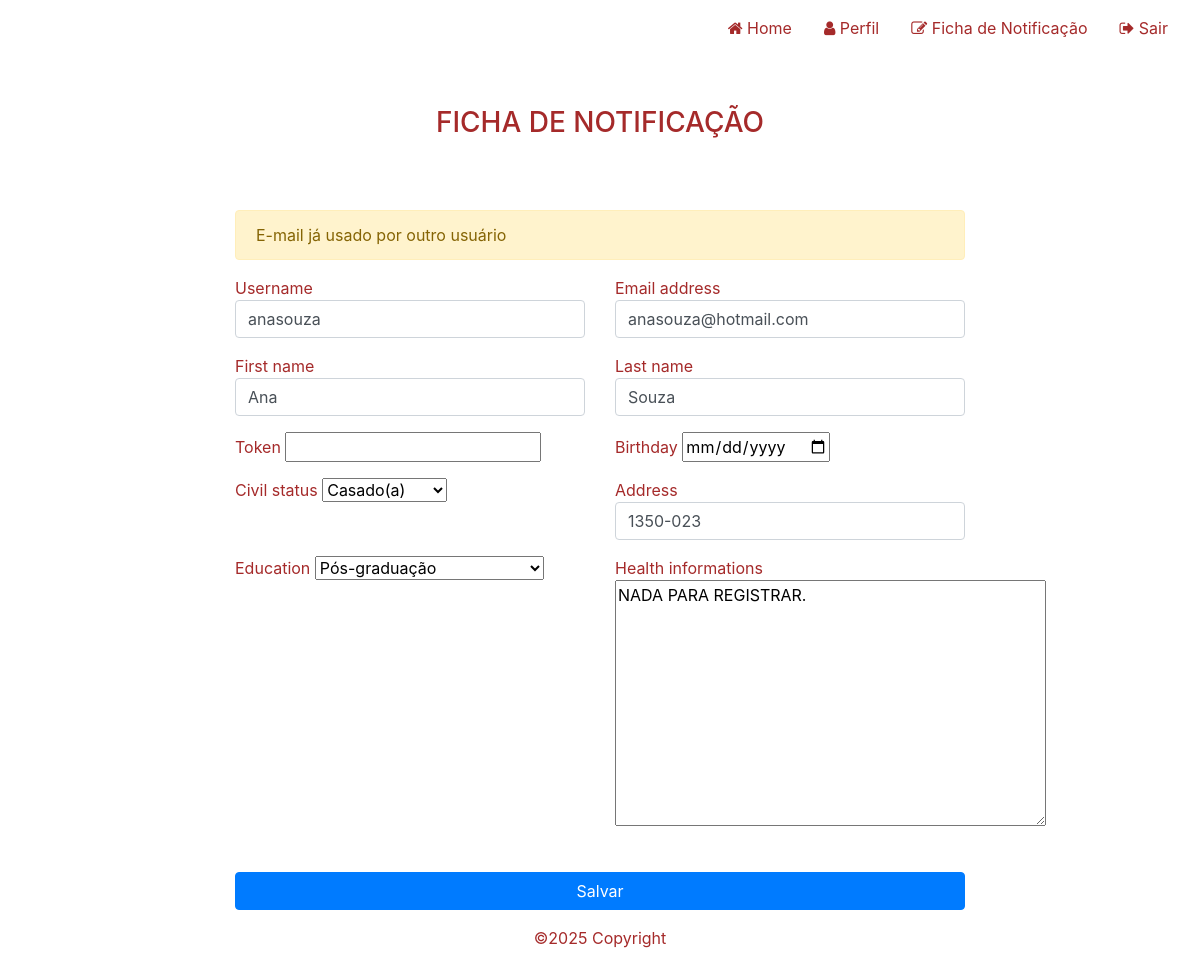
The app's page /profile/edit/ (signed in) with its own data.
### searchApp/models/Profile.py (models this page shows)
class Profile(models.Model):
    user = models.OneToOneField(User, on_delete=models.CASCADE)
    token = models.CharField(max_length=255, null=True, blank=True)
    name = models.CharField(max_length=100, default='Nome completo')
    birthday = models.DateField(default=None, null=True, blank=True)
    civil_status = models.IntegerField(choices=STATUS_CHOICES, default=5)
    address = models.CharField(default='Rua, nº, freguesia, Código Postal')
    education = models.IntegerField(choices=EDUCATION_CHOICES, default=4)
    health_informations = models.TextField(default='Descreva sobre o seu atual quadro de obesidade, quais as medicações que faz uso e se possui outras doenças crônicas')
    role = models.IntegerField(choices=ROLE_CHOICE, default=3)
    created_at = models.DateTimeField(auto_now_add=True)
    updated_at = models.DateTimeField(auto_now=True)

### searchApp/views/ProfileView.py (the view)
@login_required()
def edit_profile(request):
    profile, created = Profile.objects.get_or_create(user=request.user)
    emailUnused = True
    message = None
    if request.method == 'POST':
        profileForm = UserProfileForm(request.POST, request.FILES
                                      , instance=profile)
        userForm = UserForm(request.POST, instance=request.user)
        verifyEmail = Profile.objects.filter(user__email=request.
                                             POST['email']).exclude(user__id=request.user.id).first()
        emailUnused = verifyEmail is None
    else:
        profileForm = UserProfileForm(instance=profile)
        userForm = UserForm(instance=request.user)
    if profileForm.is_valid() and userForm.is_valid() and emailUnused:
        profileForm.save()
        userForm.save()
        message = {'type': 'success', 'text': 'Dados atualizados com sucesso' }
    else:
       if request.method == 'POST':
           if emailUnused:
            message = {'type': 'warning', 'text': 'Dados inválidos' }
       else:
            message = {'type': 'warning', 'text': 'E-mail já usado por outro usuário'}
    context = {
        'profileForm': profileForm,
        'userForm': userForm,
        'message' : message,
    }
    return render(request, template_name='user/profile.html', context=context, status=200)

### searchApp/forms/UserProfileForm.py
class UserProfileForm(ModelForm):
    def __init__(self, *args, **kwargs):  # __init__ é o construtor
        super(UserProfileForm, self).__init__(*args, **kwargs)
        if self.instance and getattr(self.instance, 'role', None) != 1:
            if 'role' in self.fields:
                del self.fields['role']
    class Meta:  # Criando um formulário baseado na model Profile
        model = Profile
        exclude = ('name', 'image', 'addresses',)
        widgets = {  # Adicionando classes CSS com widgets
            'user': forms.HiddenInput(),  # Oculta o campo no formulário
            'role': forms.Select(attrs={'class': "form-control"}),  # Removido type="date", pois não faz sentido aqui
            'password': forms.PasswordInput(),
            'date': forms.DateInput(attrs={"type": "date"}),
            'birthday': forms.DateInput(attrs={"type": "date"}),
            'address': forms.TextInput(attrs={'class': "form-control"}),
            'health_information': forms.Textarea(attrs={'class': "form-control"}),
        }

class UserForm(ModelForm):
    class Meta:
        model = User
        fields = ['username', 'email', 'first_name', 'last_name']
        widgets = {
            'username': forms.TextInput(attrs={'class': "form-control"}),
            'email': forms.EmailInput(attrs={'class': "form-control"}),
            'first_name': forms.TextInput(attrs={'class': "form-control"}),
            'last_name': forms.TextInput(attrs={'class': "form-control"}),
        }

### searchApp/templates/user/profile.html (shortened to what this page needs)
{% extends "base.html" %}
{% load static %}
{% block styles %}<link rel="stylesheet" href="{% static 'css/home.css' %}">{% endblock %}
{% block content %}
<div id="content">
    <div class="container" style="margin-top: 20px;">
        <div class="row justify-content-center">
            <div class="col-md-10 col-lg-8">
                <h3 class="text-center mb-3" style="margin-top: 30px;">FICHA DE NOTIFICAÇÃO</h3>
                <form method="POST" action="" class="form-container">
                    {% if message is not None %}
                        <div class="alert alert-{{ message.type }}">{{ message.text }}</div>
                    {% endif %}
                    <div class="row">
                        {% for f in userForm %}
                            {% if not f.is_hidden %}
                                <div class="form-group col-md-6">
                                    {{ f.label }}
                                    {{ f }}
                                </div>
                            {% else %}
                                {{ f }}
                            {% endif %}
                        {% endfor %}
                        {% for f in profileForm %}
                            {% if not f.is_hidden %}
                            <div class="form-group col-md-6">
                                {{ f.label }}
                                {{  f }}
                            </div>
                            {% else %}
                                {{ f }}
                            {% endif %}
                        {% endfor %}
                    </div>
                    <div class="text-center mt-4">
                        <button type="submit" class="btn btn-primary px-5">Salvar</button>
                    </div>
                </form>
            </div>
        </div>
    </div>
</div>
{% endblock %}

### searchApp/static/css/global.css (style rules this page uses)
#content { min-height: calc(100vh - 112px); }

### searchApp/static/css/home.css (style rules this page uses)
body { background-color: white; }
#content form { margin-top: 70px !important; }
#content form button { width: 100%; }

### searchApp/templates/user/profile.html (style rules this page uses)
#content form { margin-top: 70px !important; color: brown; }
h3 { color: brown; }

### records on screen
Profile: profileForm "Casado(a)" "1350-023" "Pós-graduação" "NADA PARA REGISTRAR."

### other values on screen
{{ message.text }} "E-mail já usado por outro usuário"
{{ f.label }} "Username" "Email address" "First name" "Last name"
{{ f.label }} "Token" "Birthday" "Civil status" "Address" "Education" "Health informations"
